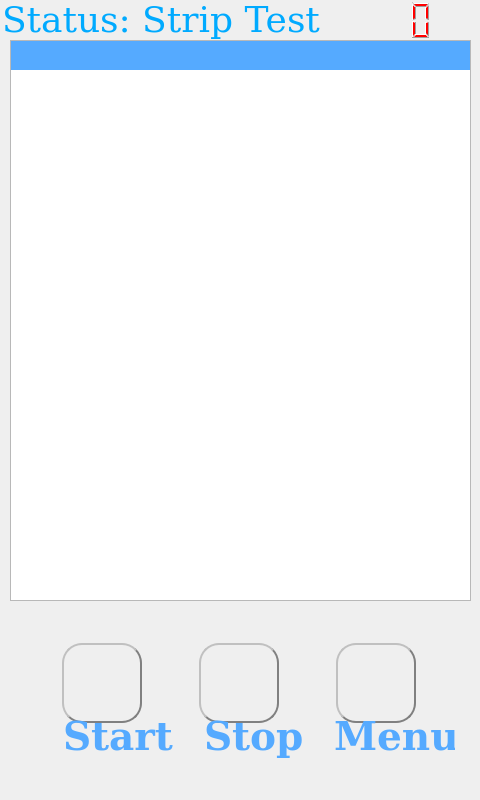
<?xml version="1.0" encoding="UTF-8"?>
<ui version="4.0">
 <class>TestingDialog</class>
 <widget class="QDialog" name="TestingDialog">
  <property name="geometry">
   <rect>
    <x>0</x>
    <y>0</y>
    <width>480</width>
    <height>800</height>
   </rect>
  </property>
  <property name="font">
   <font>
    <pointsize>25</pointsize>
   </font>
  </property>
  <property name="windowTitle">
   <string>Dialog</string>
  </property>
  <property name="styleSheet">
   <string notr="true"/>
  </property>
  <widget class="QLCDNumber" name="time_Number">
   <property name="geometry">
    <rect>
     <x>360</x>
     <y>0</y>
     <width>101</width>
     <height>41</height>
    </rect>
   </property>
   <property name="maximumSize">
    <size>
     <width>103</width>
     <height>180</height>
    </size>
   </property>
   <property name="font">
    <font>
     <family>Ubuntu Mono</family>
     <pointsize>26</pointsize>
     <weight>50</weight>
     <italic>false</italic>
     <bold>false</bold>
     <kerning>true</kerning>
    </font>
   </property>
   <property name="styleSheet">
    <string notr="true">color:rgb(255, 0, 0)</string>
   </property>
   <property name="frameShape">
    <enum>QFrame::NoFrame</enum>
   </property>
   <property name="lineWidth">
    <number>0</number>
   </property>
   <property name="midLineWidth">
    <number>0</number>
   </property>
   <property name="smallDecimalPoint">
    <bool>false</bool>
   </property>
   <property name="digitCount">
    <number>2</number>
   </property>
   <property name="segmentStyle">
    <enum>QLCDNumber::Filled</enum>
   </property>
   <property name="intValue" stdset="0">
    <number>0</number>
   </property>
  </widget>
  <widget class="QTableView" name="tbview_TestResult">
   <property name="geometry">
    <rect>
     <x>10</x>
     <y>40</y>
     <width>461</width>
     <height>561</height>
    </rect>
   </property>
   <property name="font">
    <font>
     <family>Ubuntu Mono</family>
     <pointsize>24</pointsize>
     <weight>50</weight>
     <italic>false</italic>
     <bold>false</bold>
    </font>
   </property>
   <property name="styleSheet">
    <string notr="true">
QHeaderView {
    color:rgb(255, 255, 255);
    font: bold 26pt;
    background-color: rgb(85, 170, 255);
    border: 0px solid rgb(144, 144, 144);
    border:0px solid rgb(191,191,191);
    border-left-color: rgba(255, 255, 255, 0);
    border-top-color: rgba(255, 255, 255, 0);
    border-radius:0px;
    min-height:29px;
	 selection-background-color: rgb(77, 77, 77);  
    selection-color: white;  
}
 
QTableView{
color:rgb(0, 85, 255);
}

QScrollBar:horizontal{height:25px;background:transparent;background-color:rgb(249, 249, 249);margin:0px,0px,0px,0px;padding-left:25px;padding-right:25px;}

QScrollBar::handle:horizontal{height:25px;background:lightgray;border-radius:6px;}

QScrollBar::handle:horizontal:hover{height:25px;background:rgb(0, 85, 127);border-radius:6px;}



QScrollBar:vertical{width:25px;background:transparent;background-color:rgb(249, 249, 249);margin:0px,0px,0px,0px;padding-top:25px;padding-bottom:25px;}
QScrollBar::handle:vertical{width:25px;background:lightgray ;border-radius:5px;min-height:20px;}
QScrollBar::handle:vertical:hover{width:25px;background:rgb(0, 85, 127);border-radius:5px;min-height:20px;}</string>
   </property>
   <property name="lineWidth">
    <number>1</number>
   </property>
   <property name="editTriggers">
    <set>QAbstractItemView::AllEditTriggers</set>
   </property>
   <property name="alternatingRowColors">
    <bool>true</bool>
   </property>
   <property name="selectionMode">
    <enum>QAbstractItemView::SingleSelection</enum>
   </property>
   <property name="selectionBehavior">
    <enum>QAbstractItemView::SelectRows</enum>
   </property>
  </widget>
  <widget class="QLabel" name="label_test">
   <property name="geometry">
    <rect>
     <x>2</x>
     <y>-6</y>
     <width>341</width>
     <height>51</height>
    </rect>
   </property>
   <property name="font">
    <font>
     <family>DejaVu Serif</family>
     <pointsize>27</pointsize>
    </font>
   </property>
   <property name="styleSheet">
    <string notr="true">color:rgb(0, 170, 255); </string>
   </property>
   <property name="text">
    <string>Status: Strip Test</string>
   </property>
  </widget>
  <widget class="QPushButton" name="btn_Start">
   <property name="geometry">
    <rect>
     <x>62</x>
     <y>643</y>
     <width>80</width>
     <height>80</height>
    </rect>
   </property>
   <property name="maximumSize">
    <size>
     <width>80</width>
     <height>80</height>
    </size>
   </property>
   <property name="font">
    <font>
     <pointsize>20</pointsize>
    </font>
   </property>
   <property name="styleSheet">
    <string notr="true">QPushButton{
color: white;
border-radius: 20px;
border: 2px groove gray;
border-style: outset;
}
QPushButton:hover{
background-color:white;
color: black;
}
QPushButton:pressed{
background-color:rgb(0, 0, 0);
color: white;
border-style: inset;
}</string>
   </property>
   <property name="text">
    <string/>
   </property>
   <property name="icon">
    <iconset resource="rc.qrc">
     <normaloff>:/image/Run.png</normaloff>:/image/Run.png</iconset>
   </property>
   <property name="iconSize">
    <size>
     <width>80</width>
     <height>80</height>
    </size>
   </property>
  </widget>
  <widget class="QPushButton" name="btn_Back">
   <property name="geometry">
    <rect>
     <x>336</x>
     <y>643</y>
     <width>80</width>
     <height>80</height>
    </rect>
   </property>
   <property name="maximumSize">
    <size>
     <width>80</width>
     <height>80</height>
    </size>
   </property>
   <property name="font">
    <font>
     <pointsize>20</pointsize>
    </font>
   </property>
   <property name="styleSheet">
    <string notr="true">QPushButton{
color: white;
border-radius: 20px;
border: 2px groove gray;
border-style: outset;
}
QPushButton:hover{
background-color:white;
color: black;
}
QPushButton:pressed{
background-color:rgb(0, 0, 0);
color: white;
border-style: inset;
}</string>
   </property>
   <property name="text">
    <string/>
   </property>
   <property name="icon">
    <iconset resource="rc.qrc">
     <normaloff>:/image/Home.png</normaloff>:/image/Home.png</iconset>
   </property>
   <property name="iconSize">
    <size>
     <width>80</width>
     <height>80</height>
    </size>
   </property>
  </widget>
  <widget class="QPushButton" name="btn_Stop">
   <property name="geometry">
    <rect>
     <x>199</x>
     <y>643</y>
     <width>80</width>
     <height>80</height>
    </rect>
   </property>
   <property name="maximumSize">
    <size>
     <width>80</width>
     <height>80</height>
    </size>
   </property>
   <property name="font">
    <font>
     <pointsize>20</pointsize>
    </font>
   </property>
   <property name="styleSheet">
    <string notr="true">QPushButton{
color: white;
border-radius: 20px;
border: 2px groove gray;
border-style: outset;
}
QPushButton:hover{
background-color:white;
color: black;
}
QPushButton:pressed{
background-color:rgb(0, 0, 0);
color: white;
border-style: inset;
}</string>
   </property>
   <property name="text">
    <string/>
   </property>
   <property name="icon">
    <iconset resource="rc.qrc">
     <normaloff>:/image/Stop.png</normaloff>:/image/Stop.png</iconset>
   </property>
   <property name="iconSize">
    <size>
     <width>80</width>
     <height>80</height>
    </size>
   </property>
  </widget>
  <widget class="QLabel" name="label_Start">
   <property name="geometry">
    <rect>
     <x>63</x>
     <y>706</y>
     <width>111</width>
     <height>61</height>
    </rect>
   </property>
   <property name="font">
    <font>
     <family>DejaVu Serif</family>
     <pointsize>29</pointsize>
     <weight>75</weight>
     <italic>false</italic>
     <bold>true</bold>
    </font>
   </property>
   <property name="mouseTracking">
    <bool>false</bool>
   </property>
   <property name="styleSheet">
    <string notr="true">color:rgb(85, 170, 255);</string>
   </property>
   <property name="text">
    <string>Start</string>
   </property>
  </widget>
  <widget class="QLabel" name="label_Stop">
   <property name="geometry">
    <rect>
     <x>204</x>
     <y>706</y>
     <width>101</width>
     <height>61</height>
    </rect>
   </property>
   <property name="font">
    <font>
     <family>DejaVu Serif</family>
     <pointsize>29</pointsize>
     <weight>75</weight>
     <italic>false</italic>
     <bold>true</bold>
    </font>
   </property>
   <property name="mouseTracking">
    <bool>false</bool>
   </property>
   <property name="styleSheet">
    <string notr="true">color:rgb(85, 170, 255);</string>
   </property>
   <property name="text">
    <string>Stop</string>
   </property>
  </widget>
  <widget class="QLabel" name="label_Back">
   <property name="geometry">
    <rect>
     <x>334</x>
     <y>706</y>
     <width>121</width>
     <height>61</height>
    </rect>
   </property>
   <property name="font">
    <font>
     <family>DejaVu Serif</family>
     <pointsize>29</pointsize>
     <weight>75</weight>
     <italic>false</italic>
     <bold>true</bold>
    </font>
   </property>
   <property name="mouseTracking">
    <bool>false</bool>
   </property>
   <property name="styleSheet">
    <string notr="true">color:rgb(85, 170, 255);</string>
   </property>
   <property name="text">
    <string>Menu</string>
   </property>
  </widget>
 </widget>
 <tabstops>
  <tabstop>btn_Start</tabstop>
  <tabstop>btn_Stop</tabstop>
  <tabstop>btn_Back</tabstop>
 </tabstops>
 <resources>
  <include location="rc.qrc"/>
 </resources>
 <connections/>
</ui>
